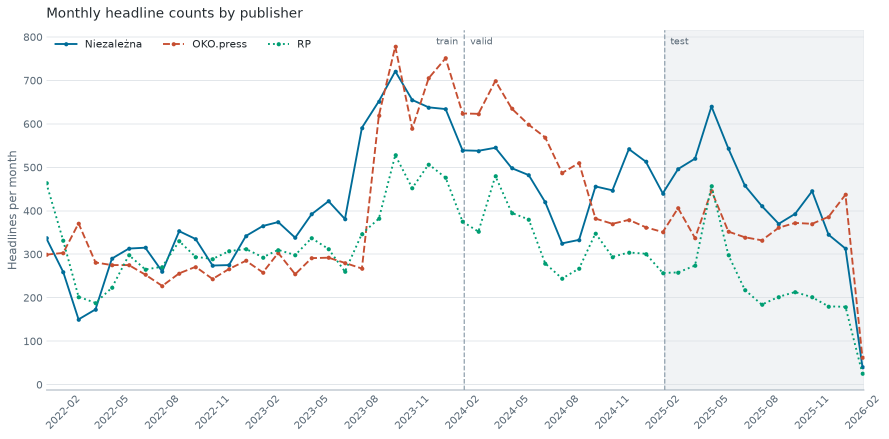
#> input picture outputs/figures/05_liczebnosci_miesieczne.png, 1777 x 878 px (shown at 1/2 size)
$ python figures_digitised.py
#> lines starting #> are read from the running program, lines starting #| are printed output that depends on the picture; after the words box and inside, x2 and y2 are one past the last pixel; in counts of white or black regions, pixels touching at a corner belong together
### config.py
"""Sciezki i stale uzywane przez wszystkie notebooki i moduly src/."""

from pathlib import Path

ROOT = Path(__file__).resolve().parent

# Katalogi
DATA        = ROOT / "data"           # korpus i dane posrednie
MODELS      = ROOT / "models"         # modele i bazy prob Optuny (poza repozytorium)
OUTPUTS_DIR = ROOT / "outputs"        # wszystko wygenerowane: tabele i rysunki
FIGURES     = OUTPUTS_DIR / "figures" # rysunki zapisywane przez notebooki

# Brakujace katalogi powstaja przy imporcie, zeby zapis nie konczyl sie bledem
for _d in (DATA, OUTPUTS_DIR, FIGURES, MODELS):
    _d.mkdir(parents=True, exist_ok=True)

# Pliki
RAW_CSV    = DATA / "korpus_surowy.csv"              # korpus surowy, wejscie etapu 0
TRAIN_CSV  = DATA / "train_data.csv"                 # podzbior uczacy
VALID_CSV  = DATA / "valid_data.csv"                 # podzbior walidacyjny
TEST_CSV   = DATA / "test_data.csv"                  # podzbior testowy
PROBS_CSV  = DATA / "dane_z_prawdopodobienstwem.csv" # predykcje i prawdopodobienstwa HerBERTa
SPLIT_INFO = DATA / "split_info.json"                # granice i liczebnosci podzialu

# Wyniki scraperow
OKO_CSV         = DATA / "oko_press_articles.csv" # artykuly OKO.press
# Niezalezna i RP. Plik NIE jest dolaczony do repozytorium: powstaje dopiero po
# uruchomieniu python -m src.scraping. Korpus surowy data/korpus_surowy.csv zlozono
# z niego i z OKO_CSV doraznie, krok scalajacy nie zachowal sie - patrz README,
# sekcja "Ograniczenia".
NEWSPAPERS_CSV  = DATA / "dataset.csv"

# Modele
HERBERT_DIR       = MODELS / "herbert_best_model"          # dostrojony klasyfikator
BERTOPIC_DIR      = MODELS / "best_bertopic_model"         # model tematyczny podstawowy
BERTOPIC_MERGED   = MODELS / "bertopic_model_merged"       # model tematyczny po scaleniu
BERTOPIC_REDUCED  = MODELS / "best_bertopic_model_reduced" # model po redukcji odstajacych
MISCLASSIFIED_DIR = MODELS / "misclassified_topic_model"   # model tematyczny na pomylkach

# Bazy prob Optuny (SQLite), po jednej na kazde z trzech strojen
HERBERT_OPTUNA_DB  = f"sqlite:///{(MODELS / 'herbert_optuna.db').as_posix()}"
BERTOPIC_OPTUNA_DB = f"sqlite:///{(MODELS / 'bertopic_optuna.db').as_posix()}"
MISCLASSIFIED_OPTUNA_DB = f"sqlite:///{(MODELS / 'misclassified_optuna.db').as_posix()}"

# Stale eksperymentu
RANDOM_SEED   = 42
GAZETY        = {0: "Niezależna", 1: "OKO.press", 2: "RP"}
HERBERT_MODEL = "allegro/herbert-base-cased"
MAX_LENGTH    = 128                 # maksymalna dlugosc tokenizacji naglowka
DATA_START    = "2022-01-01"        # dolna granica korpusu
VALID_YEARS   = 1                   # dlugosc okna walidacyjnego w latach
TEST_YEARS    = 1                   # dlugosc okna testowego w latach

# Polskie slowa funkcyjne odsiewane przy liczeniu spojnosci tematycznej
EXTRA_STOPWORDS = {
    "to", "sie", "nie", "na", "jest", "co", "jak", "czy", "za", "po", "do",
    "od", "dla", "te", "ta", "tym", "tego", "tej", "ten", "lub", "oraz",
    "ale", "tylko", "już", "też", "wiec", "bo", "gdy",
}

### src/figures_digitised.py
# -*- coding: utf-8 -*-
"""Odczyt punktow danych z zapisanych rysunkow (digitalizacja).

PO CO TO JEST. Korpus i plik predykcji leza poza repozytorium, wiec na maszynie
bez nich rysunkow 1 i 3 nie da sie narysowac od nowa z danych zrodlowych.
Zostaja same pliki PNG w outputs/figures/, w ktorych punkty danych sa widoczne,
tylko zapisane jako piksele. Ten modul je odczytuje: znajduje srodki znacznikow
serii, przelicza je na wartosci po kalibracji osi i zapisuje jako tabele
w outputs/digitised/. Rysunek do zlozenia powstaje potem z tych tabel.

CZEGO TO NIE JEST. To nie sa dane zrodlowe i nie zastepuja pliku predykcji.
Wartosci sa odczytem z obrazka, obarczonym bledem rzedu jednej dziesiatej
piksela, czyli okolo 0,4 naglowka na punkt na rysunku 1 i okolo 0,0005 na
rysunku 3. Gdy data/ jest na miejscu, src/figures_publication.py bierze dane
stamtad, a te tabele sa tylko zapasem i trzeba je uznac za nieaktualne.

DOKLADNOSC. Odczyt sprawdza sie wzgledem liczb podanych w artykule, ktorych
digitalizacja nie zna: sumy naglowkow na wydawce oraz statystyki okresu
walidacyjnego z rysunku 3. Kontrole wykonuje sprawdz() i powtarza test
tests/test_odczyt_rysunkow.py.

Uruchomienie:

    python -m src.figures_digitised            # odczyt z PNG + kontrola
    python -m src.figures_digitised --sprawdz  # sama kontrola zapisanych tabel
"""
from __future__ import annotations

import argparse
import sys

import numpy as np
import pandas as pd

import config

DIGITISED_DIR = config.OUTPUTS_DIR / "digitised"

# Barwy serii pochodza z systemu wizualnego; wnetrze znacznika ma je dokladnie.
from src import plot_style as style  # noqa: E402

SERIE = {0: style.PUBLISHER_COLORS[0], 1: style.PUBLISHER_COLORS[1],
         2: style.PUBLISHER_COLORS[2]}

# Pierwszy i ostatni dzien proby analitycznej. Granica TEST wypada rok przed
# koncem korpusu, a odczytana z rysunku lezy na 2025-02-04, wiec korpus konczy
# sie 2026-02-04 - zgodnie z tekstem artykulu, gdzie zbieranie danych ustaje
# 4 lutego 2026. Poczatek to dolna granica proby z config.DATA_START; odczyt
# z krawedzi osi daje 2022-01-02, czyli tyle samo z dokladnoscia do piksela.
KORPUS_OD = pd.Timestamp(config.DATA_START)
KORPUS_DO = pd.Timestamp("2026-02-04")
VALID_START = pd.Timestamp("2024-02-04")
TEST_START = pd.Timestamp("2025-02-04")

MIESIACE = pd.date_range("2022-01-01", "2026-02-01", freq="MS")

# Liczebnosci na wydawce podane w artykule. Digitalizacja ich nie uzywa do
# odczytu, tylko do kontroli i do jednej poprawki: patrz _bez_obciazenia.
SUMY_Z_ARTYKULU = {0: 20892, 1: 19781, 2: 15241}

# Opis kazdego rysunku: plik, wartosci przy liniach siatki, kotwice osi
# poziomej i prostokat legendy wycinany z maski (znacznik w legendzie wyglada
# jak punkt danych).
RYSUNKI = {
    "liczebnosci": {
        "png": "05_liczebnosci_miesieczne.png",
        "gridlines": np.arange(800, -1, -100),
        "kotwice_x": ((928.0, VALID_START), (1329.0, TEST_START)),
        "legenda": ((74, 106), (100, 600)),
        "kolumny": ["Niezależna", "OKO.press", "RP"],
    },
    "pewnosc": {
        "png": "08_pewnosc_w_czasie.png",
        "gridlines": np.arange(0.85, 0.54, -0.05),
        "kotwice_x": ((100.8, MIESIACE[0]), (1753.2, MIESIACE[-1])),
        "legenda": ((700, 775), (100, 620)),
        "kolumny": ["Niezależna", "OKO.press", "RP"],
    },
}


# --- odczyt z obrazka ---------------------------------------------------

def _maska(im, barwa_hex, tol=40):
    """Piksele w barwie serii. Tolerancja obejmuje brzeg wygladzania."""
    c = np.array([int(barwa_hex[i:i + 2], 16) for i in (1, 3, 5)])
    return np.abs(im - c).max(axis=2) <= tol


def _grupuj(indeksy, luka=2):
    grupy, biez = [], [indeksy[0]]
    for i in indeksy[1:]:
        if i - biez[-1] <= luka:
            biez.append(i)
        else:
            grupy.append(biez)
            biez = [i]
    grupy.append(biez)
    return np.array([float(np.mean(g)) for g in grupy])


def _linie_siatki(im, prog=0.3):
    """Wiersze linii siatki - kalibracja osi pionowej."""
    h, w, _ = im.shape
    m = np.zeros((h, w), bool)
    for barwa in ("#e2e6ea", "#e0e4e8"):   # siatka na bieli i na pasie testowym
        m |= _maska(im, barwa, 4)
    return _grupuj(np.where(m.sum(axis=1) > w * prog)[0])


def _odpowiedz_na_znacznik(m, r=3):
    """Splot maski z krazkiem wielkosci znacznika.

    Znacznik ma srednice okolo 6 pikseli, linia serii okolo 4, wiec krazek
    odpowiada najsilniej na srodku znacznika, a nie na przebiegu linii.
    """
    from numpy.lib.stride_tricks import sliding_window_view

    y, x = np.mgrid[-r:r + 1, -r:r + 1]
    krazek = (x * x + y * y <= r * r).astype(float)
    pad = np.pad(m.astype(float), r)
    return (sliding_window_view(pad, krazek.shape) * krazek).sum(axis=(2, 3))


def _srodki(im, barwa_hex, x_oczekiwane, legenda, okno=5):
    """Srodki znacznikow serii w oknach wokol przewidzianych pozycji x."""
    m = _maska(im, barwa_hex)
    (y0, y1), (x0, x1) = legenda
    m[y0:y1, x0:x1] = False
    odp = _odpowiedz_na_znacznik(m)

    srodki = []
    for xp in x_oczekiwane:
        a, b = max(0, int(round(xp - okno))), int(round(xp + okno)) + 1
        wycinek = odp[:, a:b]
        iy, ix = np.unravel_index(np.argmax(wycinek), wycinek.shape)
        # Srodek podpikselowy: srodek ciezkosci maski w pudelku wokol maksimum.
        yy0, yy1 = max(0, iy - 4), iy + 5
        xx0, xx1 = max(0, a + ix - 4), a + ix + 5
        ys, xs = np.nonzero(m[yy0:yy1, xx0:xx1])
        srodki.append(((yy0 + ys).mean(), (xx0 + xs).mean()))
    return np.array(srodki)


def odczytaj(nazwa: str, korekta_obciazenia: bool = True) -> pd.DataFrame:
    """Odczytuje jeden rysunek z outputs/figures/ i zwraca tabele miesieczna."""
    from PIL import Image

    opis = RYSUNKI[nazwa]
    im = np.array(Image.open(config.FIGURES / opis["png"]).convert("RGB")).astype(int)

    siatka = _linie_siatki(im)
    if len(siatka) != len(opis["gridlines"]):
        raise ValueError(f"{opis['png']}: znaleziono {len(siatka)} linii siatki, "
                         f"oczekiwano {len(opis['gridlines'])}")
    a_y, b_y = np.polyfit(siatka, opis["gridlines"], 1)

    (px1, d1), (px2, d2) = opis["kotwice_x"]
    na_dzien = (px2 - px1) / (d2 - d1).days
    x_ocz = np.array([px1 + (m - d1).days * na_dzien for m in MIESIACE])

    kolumny = {}
    for label, barwa in SERIE.items():
        srodki = _srodki(im, barwa, x_ocz, opis["legenda"])
        # Kontrola, czy odczyt trzyma sie wlasciwego znacznika, a nie przeskoczyl
        # na sasiedni. Prog jest luzny, bo srodek ciezkosci maski przesuwa sie
        # w bok razem z linia doklejona do znacznika; na wartosc to nie wplywa,
        # bo wartosc czyta sie z polozenia pionowego.
        rozjazd = np.abs(srodki[:, 1] - x_ocz).max()
        if rozjazd > 6.0:
            raise ValueError(f"{opis['png']}, seria {label}: znacznik odbiega "
                             f"od pozycji miesiaca o {rozjazd:.1f} px")
        kolumny[opis["kolumny"][label]] = a_y * srodki[:, 0] + b_y

    tab = pd.DataFrame(kolumny, index=MIESIACE)
    tab.index.name = "date"
    if nazwa == "liczebnosci":
        tab = _bez_obciazenia(tab, a_y)
    return tab


def _bez_obciazenia(tab: pd.DataFrame, a_y: float) -> pd.DataFrame:
    """Zdejmuje stale obciazenie odczytu i zaokragla do liczb calkowitych.

    Odczyt ma stale, nieduze obciazenie: srodek ciezkosci maski znacznika lezy
    o ulamek piksela nizej niz srodek znacznika, bo linia serii dokleja sie do
    niego od dolu. Poprawka jest jedna liczba na caly rysunek, dobrana tak, zeby
    suma wszystkich naglowkow zgadzala sie z liczba podana w artykule, i ta sama
    dla trzech serii. Nie dopasowuje serii z osobna i nie rusza ksztaltu
    szeregu: przesuwa caly rysunek o 0,4 piksela.
    """
    deficyt = sum(SUMY_Z_ARTYKULU.values()) - tab.to_numpy().sum()
    przesuniecie = deficyt / tab.size
    return (tab + przesuniecie).round().astype(int)


# --- zapis, wczytanie, kontrola -----------------------------------------

def sciezka(nazwa: str):
    return DIGITISED_DIR / f"{nazwa}_miesieczne.csv"


def zapisz(verbose: bool = True) -> dict:
    """Odczytuje oba rysunki i zapisuje tabele do outputs/digitised/."""
    DIGITISED_DIR.mkdir(parents=True, exist_ok=True)
    tabele = {}
    for nazwa in RYSUNKI:
        tab = odczytaj(nazwa)
        tab.to_csv(sciezka(nazwa), encoding="utf-8-sig")
        tabele[nazwa] = tab
        if verbose:
            print(f"  {nazwa}: {len(tab)} miesiecy -> {sciezka(nazwa).name}")
    return tabele


# [6 lines left out: function wczytaj, not called in this run]


def sprawdz(tabele=None) -> pd.DataFrame:
    """Porownuje odczyt z liczbami podanymi w artykule.

    Kontrola jest niezalezna od samego odczytu: digitalizacja nie zna ani sum na
    wydawce, ani statystyk okresu walidacyjnego. Okres walidacyjny wybrano
    dlatego, ze miesci sie w calych miesiacach - okresy uczacy i testowy zaczyna
    i konczy miesiac przeciety granica podzialu, ktorego rysunek nie pokazuje
    osobno.
    """
    tabele = tabele or {n: wczytaj(n) for n in RYSUNKI}
    licz, pewn = tabele["liczebnosci"], tabele["pewnosc"]

    wiersze = []
    for label, suma in SUMY_Z_ARTYKULU.items():
        kol = RYSUNKI["liczebnosci"]["kolumny"][label]
        wiersze.append({"kontrola": f"liczba naglowkow, {kol}",
                        "artykul": suma, "odczyt": int(licz[kol].sum())})
    wiersze.append({"kontrola": "liczba naglowkow, razem",
                    "artykul": sum(SUMY_Z_ARTYKULU.values()),
                    "odczyt": int(licz.to_numpy().sum())})

    wazona = (pewn.to_numpy() * licz.to_numpy()).sum(axis=1) / licz.to_numpy().sum(axis=1)
    walid = pd.Series(wazona, index=pewn.index)["2024-03":"2025-01"]
    for opis, wzorzec, wartosc in (("pewnosc, walidacja, srednia", 0.654, walid.mean()),
                                   ("pewnosc, walidacja, minimum", 0.616, walid.min()),
                                   ("pewnosc, walidacja, maksimum", 0.677, walid.max())):
        wiersze.append({"kontrola": opis, "artykul": wzorzec, "odczyt": round(wartosc, 3)})

    tab = pd.DataFrame(wiersze)
    tab["blad"] = (tab["odczyt"] - tab["artykul"]) / tab["artykul"]
    return tab


# --- dane w ksztalcie, jakiego oczekuja funkcje rysujace ----------------

# [30 lines left out: functions korpus_zastepczy, pewnosc_zastepcza, not called in this run]


def main(argv=None) -> int:
    parser = argparse.ArgumentParser(
        description="Odczyt punktow danych z zapisanych rysunkow.")
    parser.add_argument("--sprawdz", action="store_true",
                        help="nie odczytuj od nowa, sprawdz zapisane tabele")
    args = parser.parse_args(argv)

    if args.sprawdz:
        tabele = None
    else:
        print(f"Odczyt rysunkow do {DIGITISED_DIR}:")
        tabele = zapisz()
#> the loop in _linie_siatki, `for barwa in ("#e2e6ea", "#e0e4e8"):` made 2 passes
#> pass 1, in _linie_siatki, `m |= _maska(im, barwa, 4)`:
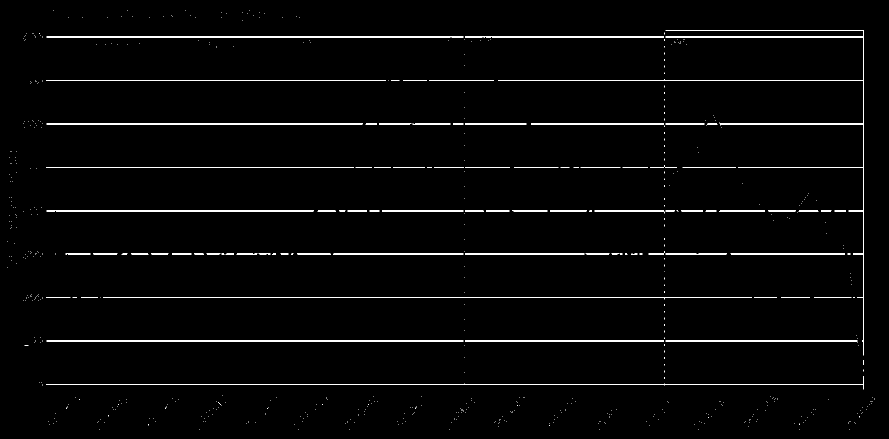
#> m: shape (878, 1777) bool (shown at 1/2 size); 1.9% white in thin lines or dots
#> in _grupuj, `grupy, biez = [], [indeksy[0]]`: grupy = []; biez = [73]
#> the loop in _grupuj, `for i in indeksy[1:]:` made 17 passes
#> (i, biez) on passes 2, 4, 6, 8, 10, 12, 14, 16: (160, [160]), (247, [247]), (334, [334]), (421, [421]), (507, [507]), (594, [594]), (681, [681]), (768, [768])
#> i on passes 1, 3, 5, 7, 9, 11: 74, 161, 248, 335, 422, 508
#> after the loop in _grupuj, `for i in indeksy[1:]:`: grupy = [[73, 74], [160, 161], [247, 248], [334, 335], [421, 422], [507, 508], [594, 595], [681, 682]]
#> in odczytaj, `siatka = _linie_siatki(im)`: siatka = [73.5, 160.5, 247.5, 334.5, 421.5, 507.5, 594.5, 681.5, 768.5]
#> in odczytaj, `a_y, b_y = np.polyfit(siatka, opis["gridlines"], 1)`: a_y = -1.15; b_y = 884.9
#> the loop in odczytaj, `for label, barwa in SERIE.items():` made 3 passes
#> rozjazd on passes 1 to 3: 3.4, 4.42, 3.44
#> pass 1, in _srodki, `m = _maska(im, barwa_hex)`:
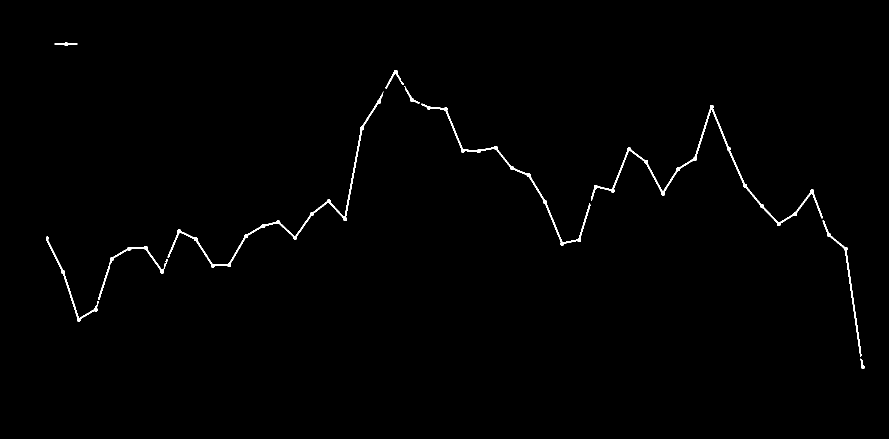
#> m: shape (878, 1777) bool (shown at 1/2 size); 0.71% white; 10 white regions, largest, box (x1, y1, x2, y2) and area: (1182, 210, 1646, 452) 3146, (335, 183, 767, 535) 2747, (842, 207, 1181, 491) 1975
#> pass 1, in _odpowiedz_na_znacznik, `pad = np.pad(m.astype(float), r)`:
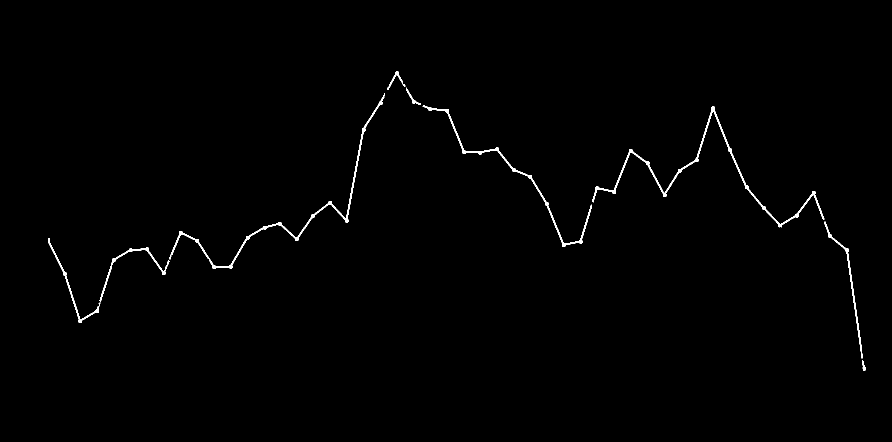
#> pad: shape (884, 1783) float64 (shown at 1/2 size); values 0 (black) and 1 (white), 0.69% white; 9 white regions, largest, box (x1, y1, x2, y2) and area: (1185, 213, 1649, 455) 3146, (338, 186, 770, 538) 2747, (845, 210, 1184, 494) 1975
#> pass 2, in _srodki (call 2), `m = _maska(im, barwa_hex)`:
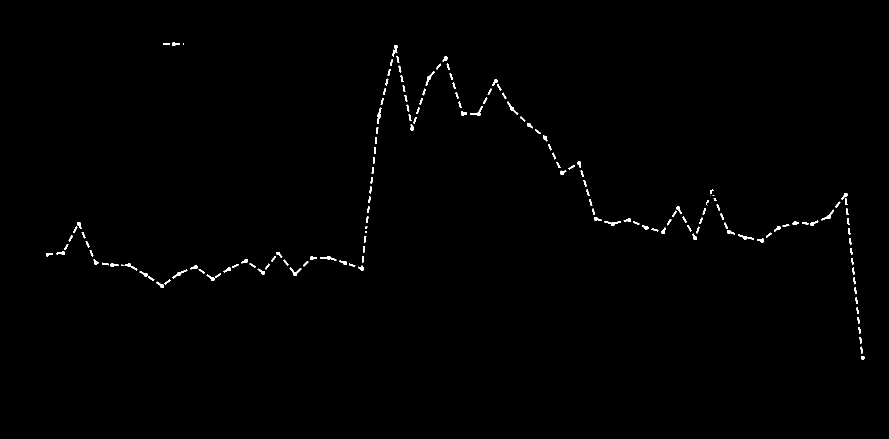
#> m: shape (878, 1777) bool (shown at 1/2 size); 0.55% white; 162 white regions (7 under 20 px), largest, box (x1, y1, x2, y2) and area: (579, 535, 603, 552) 132, (1642, 419, 1668, 441) 131, (940, 212, 966, 232) 130
#> after the loop in odczytaj, `for label, barwa in SERIE.items():`: kolumny = 3 items
#> in odczytaj, `tab = pd.DataFrame(kolumny, index=MIESIACE)`: tab = table of 50 rows and 3 columns
#|   liczebnosci: 50 miesiecy -> liczebnosci_miesieczne.csv
#> pass 2 of the loop in zapisz, `for nazwa in RYSUNKI:`:
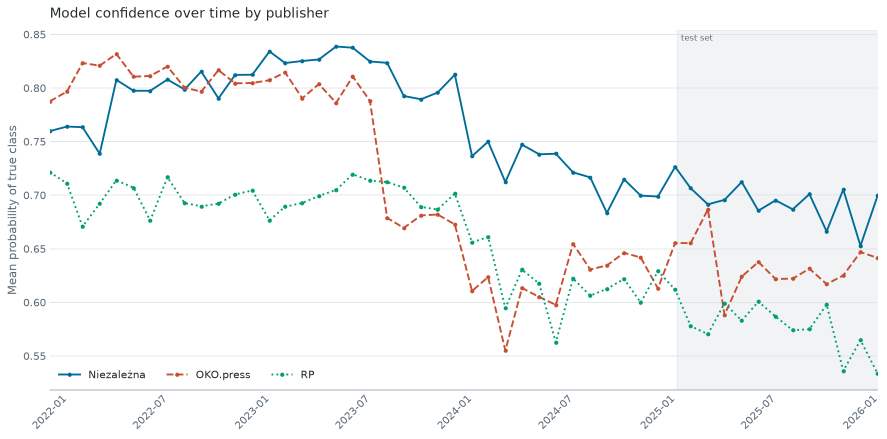
#> input picture outputs/figures/08_pewnosc_w_czasie.png, 1773 x 878 px (shown at 1/2 size)
#> im: shape (878, 1773, 3) int64
#> the loop in _linie_siatki (call 2), `for barwa in ("#e2e6ea", "#e0e4e8"):` made 2 passes
#> pass 1, in _linie_siatki (call 2), `m |= _maska(im, barwa, 4)`:
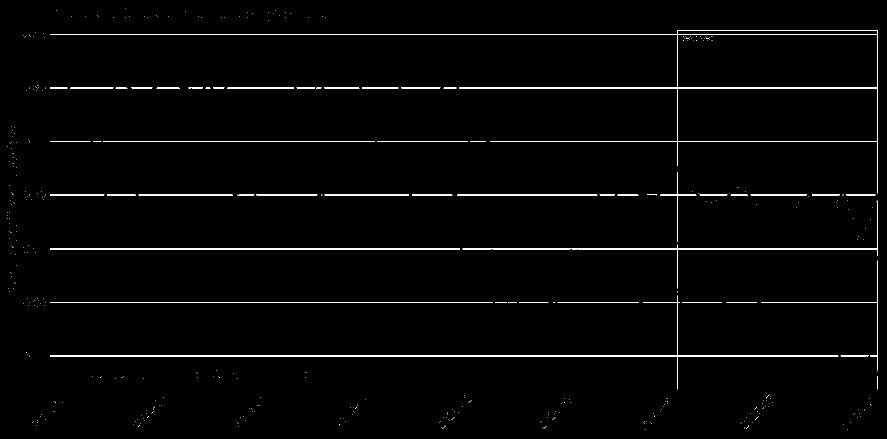
#> m: shape (878, 1773) bool (shown at 1/2 size); 1.6% white in thin lines or dots
#> the loop in _grupuj (call 2), `for i in indeksy[1:]:` made 13 passes
#> (i, biez) on passes 2, 4, 6, 8, 10, 12: (175, [175]), (282, [282]), (389, [389]), (497, [497]), (604, [604]), (711, [711])
#> siatka = [68.5, 175.5, 282.5, 389.5, 497.5, 604.5, 711.5]
#> a_y = -0.000466; b_y = 0.882
#> the loop in odczytaj (call 2), `for label, barwa in SERIE.items():` made 3 passes
#> rozjazd on passes 1 to 3: 2.3, 2.52, 2.47
#> pass 2, in _srodki (call 5), `m = _maska(im, barwa_hex)`:
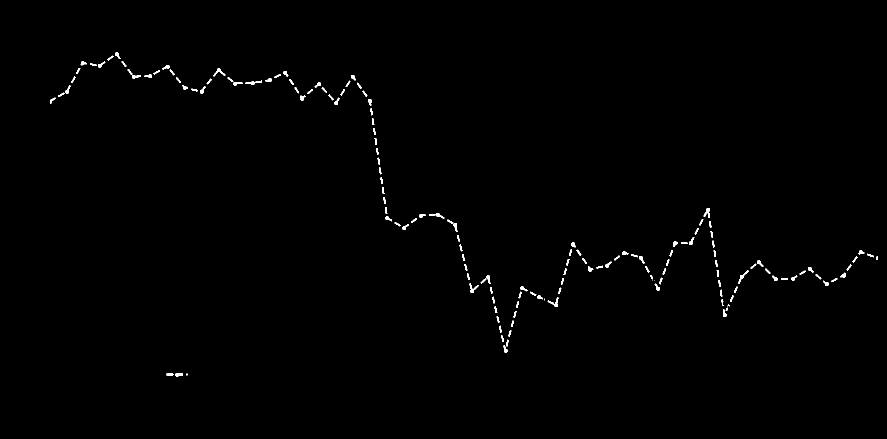
#> m: shape (878, 1773) bool (shown at 1/2 size); 0.51% white; 156 white regions (6 under 20 px), largest, box (x1, y1, x2, y2) and area: (1407, 416, 1420, 436) 128, (939, 566, 958, 586) 128, (1476, 540, 1498, 568) 127
#|   pewnosc: 50 miesiecy -> pewnosc_miesieczne.csv

    kontrola = sprawdz(tabele)
    print("\nKontrola wzgledem liczb podanych w artykule:")
    for _, w in kontrola.iterrows():
        print(f"  {w['kontrola']:<32} artykul {w['artykul']:>8}  "
              f"odczyt {w['odczyt']:>8}  blad {w['blad'] * 100:+.2f}%")
    return 0 if kontrola["blad"].abs().max() < 0.01 else 1


if __name__ == "__main__":
    sys.exit(main())
#> in main, `tabele = zapisz()`: tabele = 2 items
#> in sprawdz, `licz, pewn = tabele["liczebnosci"], tabele["pewnosc"]`: licz = table of 50 rows and 3 columns
#> after the loop in sprawdz, `for label, suma in SUMY_Z_ARTYKULU.items():`: wiersze = 3 items
#> in sprawdz, `wazona = (pewn.to_numpy() * licz.to_numpy()).sum(axis=1) / licz.to_num..`: wazona = 50 values, max 0.796 at index 18, min 0.616 at index 27, mean 0.707
#> the loop in sprawdz, `for opis, wzorzec, wartosc in (("pewnosc, walidacja, srednia", 0.654, ..` made 3 passes
#> (opis, wzorzec, wartosc) on passes 1 to 3: ('pewnosc, walidacja, srednia', 0.654, 0.653), ('pewnosc, walidacja, minimum', 0.616, 0.616), ('pewnosc, walidacja, maksimum', 0.677, 0.677)
#> after the loop in sprawdz, `for opis, wzorzec, wartosc in (("pewnosc, walidacja, srednia", 0.654, ..`: wiersze = 7 items
#> in sprawdz, `tab = pd.DataFrame(wiersze)`: tab = table of 7 rows and 3 columns
#> in main, `kontrola = sprawdz(tabele)`: kontrola = table of 7 rows and 4 columns
#> the loop in main, `for _, w in kontrola.iterrows():` made 7 passes
#|   liczba naglowkow, Niezależna     artykul  20892.0  odczyt  20901.0  blad +0.04%
#|   liczba naglowkow, OKO.press      artykul  19781.0  odczyt  19783.0  blad +0.01%
#|   liczba naglowkow, RP             artykul  15241.0  odczyt  15234.0  blad -0.05%
#|   liczba naglowkow, razem          artykul  55914.0  odczyt  55918.0  blad +0.01%
#|   pewnosc, walidacja, srednia      artykul    0.654  odczyt    0.653  blad -0.15%
#|   pewnosc, walidacja, minimum      artykul    0.616  odczyt    0.616  blad +0.00%
#|   pewnosc, walidacja, maksimum     artykul    0.677  odczyt    0.677  blad +0.00%
#> (the program exits here)
